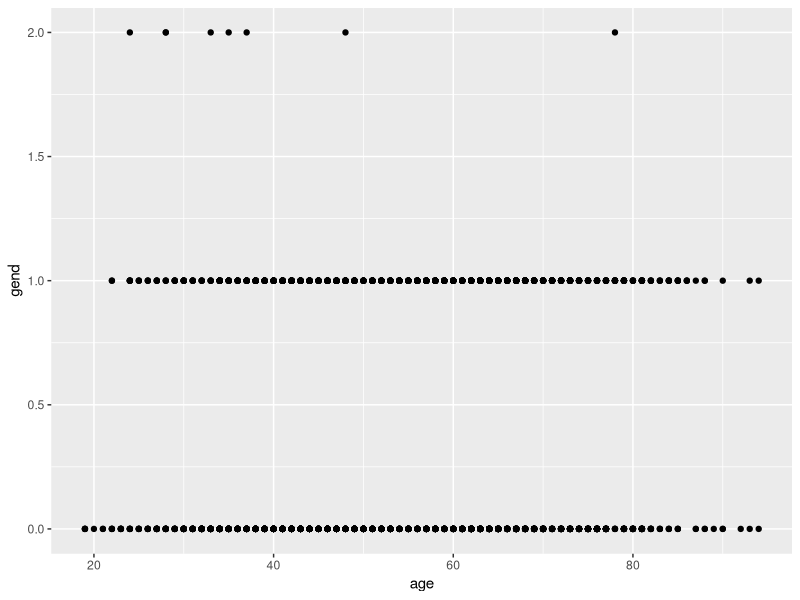

Generate this figure with R:
library(tidyverse)
data <- read_csv("Public_Wave_5_Survey_Data.csv")
p <- ggplot(data, aes(x = age, y = gend)) +
  geom_point()
ggsave("test.png", p)